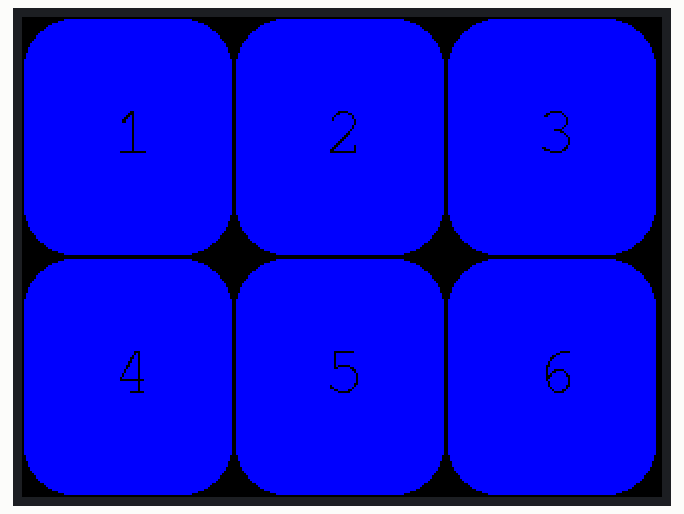
Simulated run of this sketch. Board: ESP32. Parts: 320×240 colour display.

Above: at 0.4 s.

The sketch:

8buttons.ino
```cpp
/*******************************************************************
    TFT_eSPI button example for the ESP32 Cheap Yellow Display.

    https://github.com/witnessmenow/ESP32-Cheap-Yellow-Display

    Written by Claus Näveke
    Github: https://github.com/TheNitek
 *******************************************************************/

// Make sure to copy the UserSetup.h file into the library as
// per the Github Instructions. The pins are defined in there.

// ----------------------------
// Standard Libraries
// ----------------------------

#include <SPI.h>

// ----------------------------
// Additional Libraries - each one of these will need to be installed.
// ----------------------------

#include <XPT2046_Bitbang.h>
// A library for interfacing with the touch screen
//
// Can be installed from the library manager (Search for "XPT2046 Slim")
// https://github.com/TheNitek/XPT2046_Bitbang_Arduino_Library

#include <TFT_eSPI.h>
// A library for interfacing with LCD displays
//
// Can be installed from the library manager (Search for "TFT_eSPI")
// https://github.com/Bodmer/TFT_eSPI


// ----------------------------
// Touch Screen pins
// ----------------------------

// The CYD touch uses some non default
// SPI pins

#define XPT2046_IRQ 36
#define XPT2046_MOSI 32
#define XPT2046_MISO 39
#define XPT2046_CLK 25
#define XPT2046_CS 33
// ----------------------------

XPT2046_Bitbang ts(XPT2046_MOSI, XPT2046_MISO, XPT2046_CLK, XPT2046_CS);

TFT_eSPI tft = TFT_eSPI();

TFT_eSPI_Button key[6];

void setup() {
  Serial.begin(115200);

  // Start the SPI for the touch screen and init the TS library
  ts.begin();
  //ts.setRotation(1);

  // Start the tft display and set it to black
  tft.init();
  tft.setRotation(1); //This is the display in landscape

  // Clear the screen before writing to it
  tft.fillScreen(TFT_BLACK);
  tft.setFreeFont(&FreeMono18pt7b);

  drawButtons();
}


void drawButtons() {
  uint16_t bWidth = TFT_HEIGHT/3;
  uint16_t bHeight = TFT_WIDTH/2;
  // Generate buttons with different size X deltas
  for (int i = 0; i < 6; i++) {
    key[i].initButton(&tft,
                      bWidth * (i%3) + bWidth/2,
                      bHeight * (i/3) + bHeight/2,
                      bWidth,
                      bHeight,
                      TFT_BLACK, // Outline
                      TFT_BLUE, // Fill
                      TFT_BLACK, // Text
                      "",
                      1);

    //Decides What goes on the buttons
    key[i].drawButton(false, String(i+1));
  }
}

void loop() {
  // TouchPoint p = ts.getTouch();
  // // Adjust press state of each key appropriately
  // for (uint8_t b = 0; b < 6; b++) {
  //   if ((p.zRaw > 0) && key[b].contains(p.x, p.y)) {
  //     key[b].press(true);  // tell the button it is pressed
  //   } else {
  //     key[b].press(false);  // tell the button it is NOT pressed
  //   }
  // }

  // // Check if any key has changed state
  // for (uint8_t b = 0; b < 6; b++) {
  //   // If button was just pressed, redraw inverted button
  //   if (key[b].justPressed()) {
  //     Serial.printf("Button %d pressed\n", b);
  //     key[b].drawButton(true, String(b+1));
  //   }

  //   // If button was just released, redraw normal color button
  //   if (key[b].justReleased()) {
  //     Serial.printf("Button %d released\n", b);
  //     Serial.println("Button " + (String)b + " released");
  //     key[b].drawButton(false, String(b+1));
  //   }
  // }
  delay(50);
}
```
